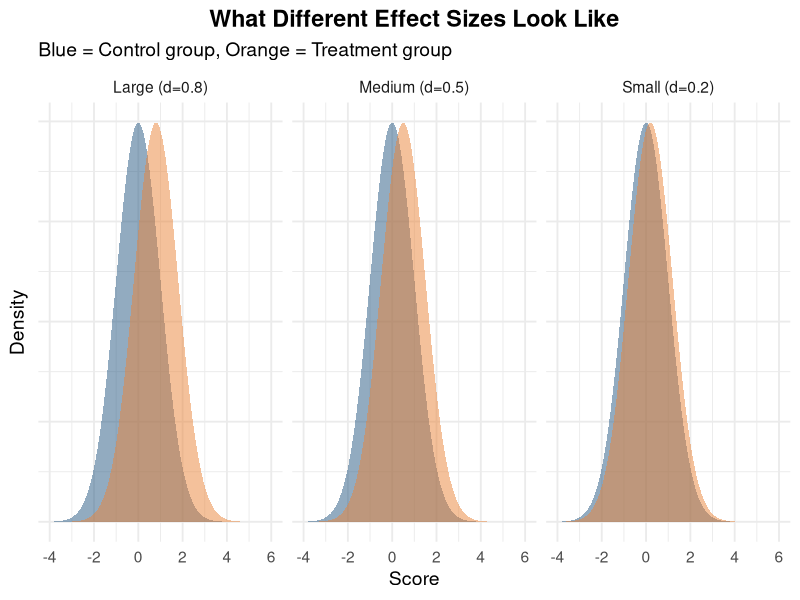
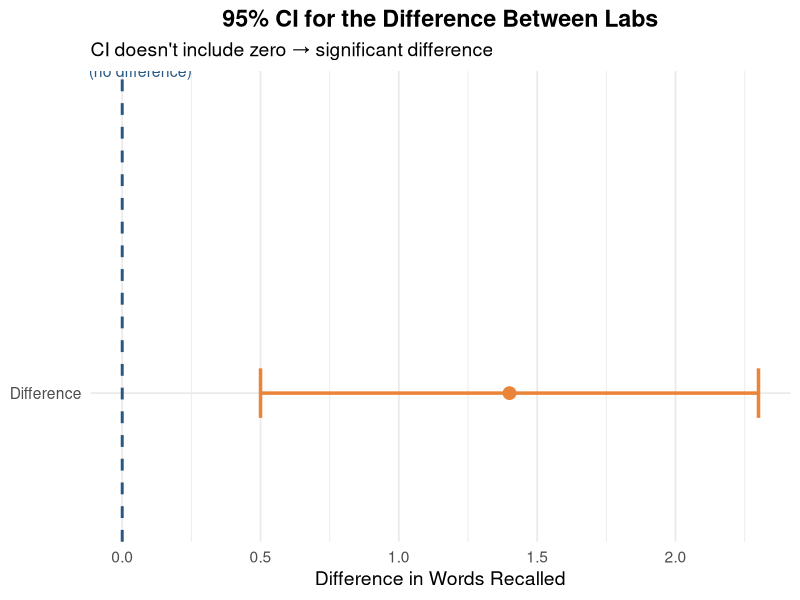

The R script that drew these images, in order:
## ---- chunk 1
#| label: effect-size-visual
#| fig-height: 4
#| fig-align: center
library(ggplot2)
library(tidyverse)

# Create data for overlapping distributions
x <- seq(-4, 6, length.out = 200)

effects <- tibble(
  x = rep(x, 3),
  d = rep(c("Small (d=0.2)", "Medium (d=0.5)", "Large (d=0.8)"), each = 200),
  d_val = rep(c(0.2, 0.5, 0.8), each = 200),
  y1 = dnorm(x, mean = 0, sd = 1),
  y2 = dnorm(x, mean = d_val, sd = 1)
)

effects |>
  ggplot() +
  geom_area(aes(x = x, y = y1), fill = "#275882", alpha = 0.5) +
  geom_area(aes(x = x, y = y2), fill = "#EA8439", alpha = 0.5) +
  facet_wrap(~d, ncol = 3) +
  labs(x = "Score", y = "Density",
       title = "What Different Effect Sizes Look Like",
       subtitle = "Blue = Control group, Orange = Treatment group") +
  theme_minimal(base_size = 14) +
  theme(axis.text.y = element_blank(),
        plot.title = element_text(hjust = 0.5, face = "bold"))
## ---- chunk 2
#| label: ci-plot
#| fig-height: 3
#| fig-align: center
ci_data <- tibble(
  comparison = c("Difference", "Zero"),
  mean = c(1.4, 0),
  lower = c(0.5, NA),
  upper = c(2.3, NA)
)

ggplot(ci_data, aes(x = mean, y = comparison)) +
  geom_point(data = filter(ci_data, comparison == "Difference"),
             size = 4, colour = "#EA8439") +
  geom_errorbarh(data = filter(ci_data, comparison == "Difference"),
                 aes(xmin = lower, xmax = upper), height = 0.2,
                 linewidth = 1.2, colour = "#EA8439") +
  geom_vline(xintercept = 0, linetype = "dashed", colour = "#275882", linewidth = 1) +
  annotate("text", x = 0, y = 2.3, label = "Zero (no difference)",
           colour = "#275882", size = 4, hjust = 0.5) +
  labs(x = "Difference in Words Recalled", y = NULL,
       title = "95% CI for the Difference Between Labs",
       subtitle = "CI doesn't include zero → significant difference") +
  theme_minimal(base_size = 14) +
  theme(plot.title = element_text(hjust = 0.5, face = "bold"))
